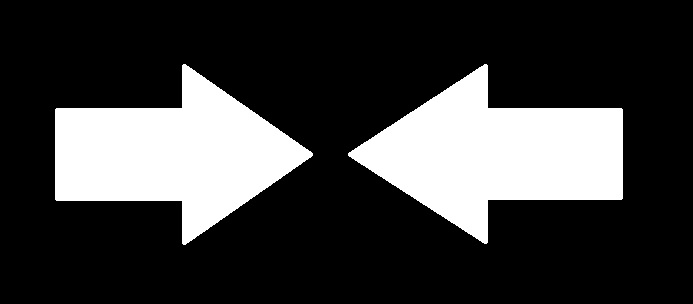
#> input picture blackandwhite.jpg, 693 x 304 px
$ python corners.py
#> lines starting #> are read from the running program, lines starting #| are printed output that depends on the picture
import cv2
import numpy as np
from matplotlib import pyplot as plt
imgTest = cv2.imread('blackandwhite.jpg',0)
#> imgTest is the input picture: shape (304, 693); min 0, max 255, mean 60
img = cv2.imread('blackandwhite.jpg',0)
img = np.float32(img)
corners = cv2.cornerHarris(img,2,3,0.04)
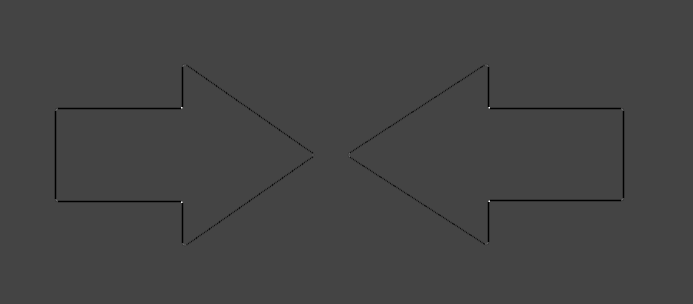
#> corners: shape (304, 693) float32; min -169130016, max 458335776, mean -1323175; drawn with min black and max white

corners = cv2.cornerHarris(img,2,3,0.04)


#> (the run stopped early here; a loop or call above may not have finished)

$ run again, with opencv-corner-detection-sample.jpg copied over blackandwhite.jpg
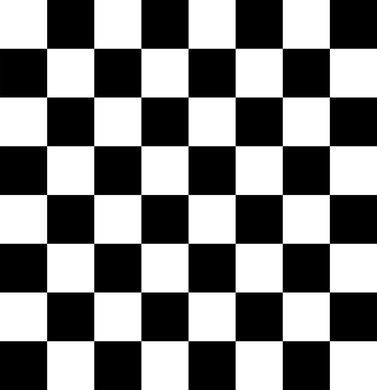
#> input picture opencv-corner-detection-sample.jpg, 377 x 390 px
#> imgTest is the input picture: shape (390, 377); min 0, max 255, mean 127.5
#> `corners = cv2.cornerHarris(img,2,3,0.04)`:
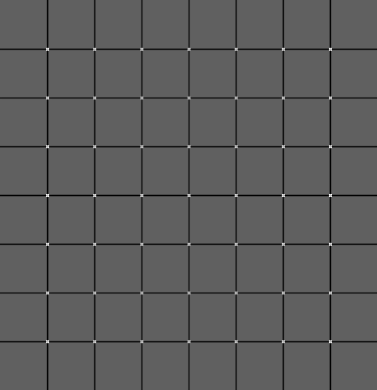
#> corners: shape (390, 377) float32; min -127267728, max 208057360, mean -5025330; drawn with min black and max white
